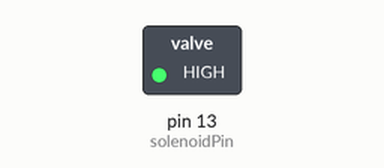
This sketch was run on a simulated Arduino Uno, built with avr-gcc and run on an emulated ATmega328P. Parts: switched loads named in the sketch (green lamp = pin HIGH). Dashed ring = blinking.

Above: at 0.5 s.
Timing chart, 0 to 4.6 s (numbered marks = the images above):
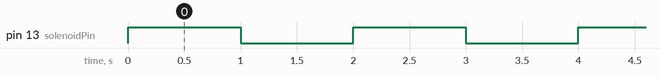

Measured:
- by itself, pin 13 (solenoidPin): alternates HIGH for 1.0 s and LOW for 1.0 s

The sketch:

solenoidTest.ino
```cpp
int solenoidPin = 13;                    //This is the output pin on the Arduino

void setup()
{
  pinMode(solenoidPin, OUTPUT);          //Sets that pin as an output
  //Serial.begin(9600);
}

void loop()
{
  digitalWrite(solenoidPin, HIGH);      //Switch Solenoid ON
  //Serial.println("Setting solenoid to HIGH");
  delay(1000);                          //Wait 1 Second
  digitalWrite(solenoidPin, LOW);       //Switch Solenoid OFF
  //Serial.println("Setting solenoid to LOW");
  delay(1000);                          //Wait 1 Second
}
```
